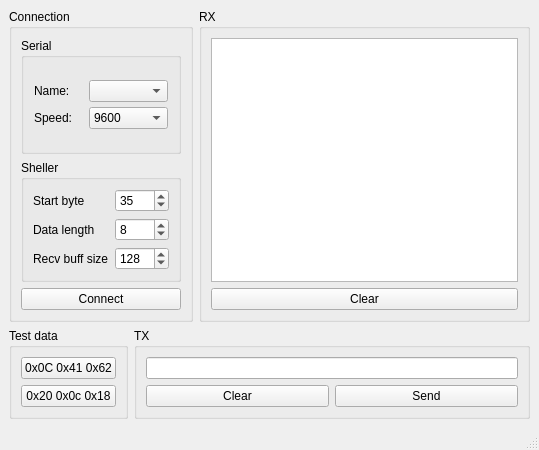
<?xml version="1.0" encoding="UTF-8"?>
<ui version="4.0">
 <class>MainWindow</class>
 <widget class="QMainWindow" name="MainWindow">
  <property name="windowModality">
   <enum>Qt::NonModal</enum>
  </property>
  <property name="geometry">
   <rect>
    <x>0</x>
    <y>0</y>
    <width>539</width>
    <height>450</height>
   </rect>
  </property>
  <property name="minimumSize">
   <size>
    <width>500</width>
    <height>450</height>
   </size>
  </property>
  <property name="maximumSize">
   <size>
    <width>1000</width>
    <height>1000</height>
   </size>
  </property>
  <property name="windowTitle">
   <string>PorterTerminal v0.0</string>
  </property>
  <widget class="QWidget" name="centralwidget">
   <layout class="QVBoxLayout" name="verticalLayout_17">
    <item>
     <layout class="QHBoxLayout" name="horizontalLayout_10">
      <property name="sizeConstraint">
       <enum>QLayout::SetMinimumSize</enum>
      </property>
      <item>
       <widget class="QGroupBox" name="groupBox_6">
        <property name="title">
         <string>Connection</string>
        </property>
        <layout class="QVBoxLayout" name="verticalLayout_9" stretch="0,0,0">
         <property name="sizeConstraint">
          <enum>QLayout::SetMinimumSize</enum>
         </property>
         <item>
          <widget class="QGroupBox" name="groupBox">
           <property name="title">
            <string>Serial</string>
           </property>
           <layout class="QVBoxLayout" name="verticalLayout_8">
            <property name="sizeConstraint">
             <enum>QLayout::SetMinimumSize</enum>
            </property>
            <property name="leftMargin">
             <number>5</number>
            </property>
            <property name="topMargin">
             <number>5</number>
            </property>
            <property name="rightMargin">
             <number>5</number>
            </property>
            <property name="bottomMargin">
             <number>5</number>
            </property>
            <item>
             <layout class="QHBoxLayout" name="horizontalLayout">
              <property name="spacing">
               <number>0</number>
              </property>
              <item>
               <layout class="QVBoxLayout" name="verticalLayout_2">
                <property name="spacing">
                 <number>5</number>
                </property>
                <property name="leftMargin">
                 <number>5</number>
                </property>
                <property name="topMargin">
                 <number>5</number>
                </property>
                <property name="rightMargin">
                 <number>5</number>
                </property>
                <property name="bottomMargin">
                 <number>5</number>
                </property>
                <item>
                 <widget class="QLabel" name="label">
                  <property name="text">
                   <string>Name:</string>
                  </property>
                 </widget>
                </item>
                <item>
                 <widget class="QLabel" name="label_2">
                  <property name="text">
                   <string>Speed:</string>
                  </property>
                 </widget>
                </item>
               </layout>
              </item>
              <item>
               <layout class="QVBoxLayout" name="verticalLayout">
                <property name="spacing">
                 <number>5</number>
                </property>
                <property name="leftMargin">
                 <number>5</number>
                </property>
                <property name="topMargin">
                 <number>5</number>
                </property>
                <property name="rightMargin">
                 <number>5</number>
                </property>
                <property name="bottomMargin">
                 <number>5</number>
                </property>
                <item>
                 <widget class="QComboBox" name="serialName_ComboBox"/>
                </item>
                <item>
                 <widget class="QComboBox" name="serialSpeed_ComboBox">
                  <property name="currentIndex">
                   <number>1</number>
                  </property>
                  <item>
                   <property name="text">
                    <string>1200</string>
                   </property>
                  </item>
                  <item>
                   <property name="text">
                    <string>9600</string>
                   </property>
                  </item>
                  <item>
                   <property name="text">
                    <string>115200</string>
                   </property>
                  </item>
                  <item>
                   <property name="text">
                    <string>1000000</string>
                   </property>
                  </item>
                 </widget>
                </item>
               </layout>
              </item>
             </layout>
            </item>
           </layout>
          </widget>
         </item>
         <item>
          <widget class="QGroupBox" name="groupBox_5">
           <property name="title">
            <string>Sheller</string>
           </property>
           <layout class="QVBoxLayout" name="verticalLayout_7">
            <item>
             <layout class="QHBoxLayout" name="horizontalLayout_6">
              <property name="sizeConstraint">
               <enum>QLayout::SetMinimumSize</enum>
              </property>
              <item>
               <layout class="QVBoxLayout" name="verticalLayout_3">
                <item>
                 <widget class="QLabel" name="label_3">
                  <property name="text">
                   <string>Start byte</string>
                  </property>
                 </widget>
                </item>
                <item>
                 <widget class="QLabel" name="label_4">
                  <property name="text">
                   <string>Data length</string>
                  </property>
                 </widget>
                </item>
                <item>
                 <widget class="QLabel" name="label_5">
                  <property name="text">
                   <string>Recv buff size</string>
                  </property>
                 </widget>
                </item>
               </layout>
              </item>
              <item>
               <layout class="QVBoxLayout" name="verticalLayout_4">
                <item>
                 <widget class="QSpinBox" name="spinBox">
                  <property name="maximum">
                   <number>255</number>
                  </property>
                  <property name="value">
                   <number>35</number>
                  </property>
                  <property name="displayIntegerBase">
                   <number>10</number>
                  </property>
                 </widget>
                </item>
                <item>
                 <widget class="QSpinBox" name="spinBox_2">
                  <property name="minimum">
                   <number>2</number>
                  </property>
                  <property name="maximum">
                   <number>64</number>
                  </property>
                  <property name="value">
                   <number>8</number>
                  </property>
                  <property name="displayIntegerBase">
                   <number>10</number>
                  </property>
                 </widget>
                </item>
                <item>
                 <widget class="QSpinBox" name="spinBox_3">
                  <property name="minimum">
                   <number>64</number>
                  </property>
                  <property name="maximum">
                   <number>1024</number>
                  </property>
                  <property name="value">
                   <number>128</number>
                  </property>
                  <property name="displayIntegerBase">
                   <number>10</number>
                  </property>
                 </widget>
                </item>
               </layout>
              </item>
             </layout>
            </item>
           </layout>
          </widget>
         </item>
         <item>
          <widget class="QPushButton" name="serialButton">
           <property name="text">
            <string>Connect</string>
           </property>
          </widget>
         </item>
        </layout>
       </widget>
      </item>
      <item>
       <widget class="QGroupBox" name="groupBox_4">
        <property name="baseSize">
         <size>
          <width>50</width>
          <height>100</height>
         </size>
        </property>
        <property name="title">
         <string>RX</string>
        </property>
        <layout class="QVBoxLayout" name="verticalLayout_10">
         <item>
          <widget class="QTextEdit" name="textEdit"/>
         </item>
         <item>
          <widget class="QPushButton" name="pushButton_3">
           <property name="text">
            <string>Clear</string>
           </property>
          </widget>
         </item>
        </layout>
       </widget>
      </item>
     </layout>
    </item>
    <item>
     <layout class="QHBoxLayout" name="horizontalLayout_8">
      <item>
       <widget class="QGroupBox" name="groupBox_2">
        <property name="title">
         <string>Test data</string>
        </property>
        <layout class="QHBoxLayout" name="horizontalLayout_2">
         <item>
          <layout class="QVBoxLayout" name="verticalLayout_5">
           <item>
            <widget class="QPushButton" name="pushButton">
             <property name="text">
              <string>0x0C 0x41 0x62</string>
             </property>
            </widget>
           </item>
           <item>
            <widget class="QPushButton" name="pushButton_2">
             <property name="text">
              <string>0x20 0x0c 0x18</string>
             </property>
            </widget>
           </item>
          </layout>
         </item>
        </layout>
       </widget>
      </item>
      <item>
       <widget class="QGroupBox" name="groupBox_3">
        <property name="title">
         <string>TX</string>
        </property>
        <layout class="QHBoxLayout" name="horizontalLayout_4">
         <item>
          <layout class="QVBoxLayout" name="verticalLayout_6">
           <item>
            <widget class="QLineEdit" name="transmitHexLine">
             <property name="text">
              <string/>
             </property>
            </widget>
           </item>
           <item>
            <layout class="QHBoxLayout" name="horizontalLayout_3">
             <item>
              <widget class="QPushButton" name="clearButton">
               <property name="text">
                <string>Clear</string>
               </property>
              </widget>
             </item>
             <item>
              <widget class="QPushButton" name="pushButton_4">
               <property name="text">
                <string>Send</string>
               </property>
              </widget>
             </item>
            </layout>
           </item>
          </layout>
         </item>
        </layout>
       </widget>
      </item>
     </layout>
    </item>
   </layout>
  </widget>
  <widget class="QMenuBar" name="menubar">
   <property name="geometry">
    <rect>
     <x>0</x>
     <y>0</y>
     <width>539</width>
     <height>21</height>
    </rect>
   </property>
  </widget>
  <widget class="QStatusBar" name="statusBar"/>
 </widget>
 <resources/>
 <connections/>
</ui>
